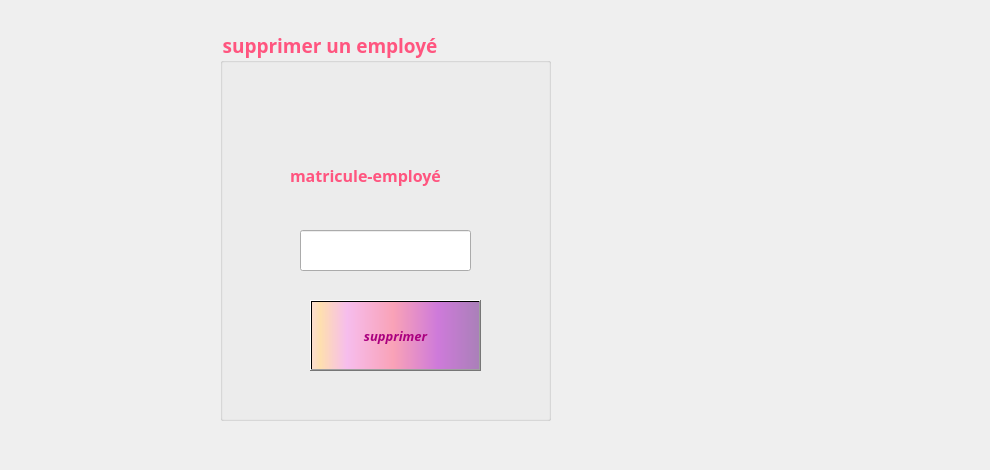
     <widget class="QWidget" name="supprimeremp">
      <attribute name="title">
       <string>Supprimer</string>
      </attribute>
      <widget class="QGroupBox" name="groupBox_3">
       <property name="geometry">
        <rect>
         <x>220</x>
         <y>30</y>
         <width>331</width>
         <height>391</height>
        </rect>
       </property>
       <property name="font">
        <font>
         <family>Lucida Calligraphy</family>
         <pointsize>14</pointsize>
         <weight>75</weight>
         <bold>true</bold>
        </font>
       </property>
       <property name="layoutDirection">
        <enum>Qt::LeftToRight</enum>
       </property>
       <property name="styleSheet">
        <string notr="true">color:rgb(255, 85, 127);
</string>
       </property>
       <property name="title">
        <string>supprimer un employé</string>
       </property>
       <widget class="QLabel" name="label_29">
        <property name="geometry">
         <rect>
          <x>168</x>
          <y>318</y>
          <width>2101</width>
          <height>2211</height>
         </rect>
        </property>
        <property name="text">
         <string/>
        </property>
        <property name="pixmap">
         <pixmap>../Documents/temp/macaron.jpg</pixmap>
        </property>
       </widget>
       <widget class="QLabel" name="label_30">
        <property name="geometry">
         <rect>
          <x>70</x>
          <y>110</y>
          <width>191</width>
          <height>71</height>
         </rect>
        </property>
        <property name="font">
         <font>
          <family>Lucida Calligraphy</family>
          <pointsize>12</pointsize>
          <weight>75</weight>
          <bold>true</bold>
         </font>
        </property>
        <property name="text">
         <string>matricule-employé</string>
        </property>
       </widget>
       <widget class="QPushButton" name="suppemp">
        <property name="geometry">
         <rect>
          <x>90</x>
          <y>270</y>
          <width>171</width>
          <height>71</height>
         </rect>
        </property>
        <property name="font">
         <font>
          <family>Lucida Calligraphy</family>
          <pointsize>10</pointsize>
          <weight>75</weight>
          <italic>true</italic>
          <bold>true</bold>
          <underline>false</underline>
          <strikeout>false</strikeout>
         </font>
        </property>
        <property name="styleSheet">
         <string notr="true">background-color: qlineargradient(spread:pad, x1:1, y1:0, x2:1, y2:0, stop:0.919598 rgba(255, 0, 111, 255), stop:0.98 rgba(0, 0, 0, 255), stop:1 rgba(235, 148, 61, 255));
color: rgb(170, 0, 127);

background-color: qlineargradient(spread:pad, x1:0, y1:0, x2:1, y2:0, stop:0.0100503 rgba(252, 222, 204, 255), stop:0.0502513 rgba(254, 223, 175, 255), stop:0.211055 rgba(246, 189, 237, 255), stop:0.487437 rgba(249, 162, 183, 255), stop:0.753769 rgba(206, 122, 218, 255), stop:1 rgba(170, 128, 185, 255));</string>
        </property>
        <property name="text">
         <string>supprimer</string>
        </property>
        <property name="icon">
         <iconset>
          <normaloff>../imagesQT/pbs.png</normaloff>../imagesQT/pbs.png</iconset>
        </property>
        <property name="iconSize">
         <size>
          <width>100</width>
          <height>121</height>
         </size>
        </property>
       </widget>
       <widget class="QLineEdit" name="comboBox_employes_sup">
        <property name="geometry">
         <rect>
          <x>80</x>
          <y>200</y>
          <width>171</width>
          <height>41</height>
         </rect>
        </property>
       </widget>
      </widget>
      <widget class="QLabel" name="label_photo_10">
       <property name="geometry">
        <rect>
         <x>0</x>
         <y>-20</y>
         <width>981</width>
         <height>461</height>
        </rect>
       </property>
       <property name="text">
        <string/>
       </property>
       <property name="pixmap">
        <pixmap>../imagesQT/affc7df0f48c4d9d1439422d8e7678a9-1497616638.jpg</pixmap>
       </property>
      </widget>
      <zorder>label_photo_10</zorder>
      <zorder>groupBox_3</zorder>
     </widget>
